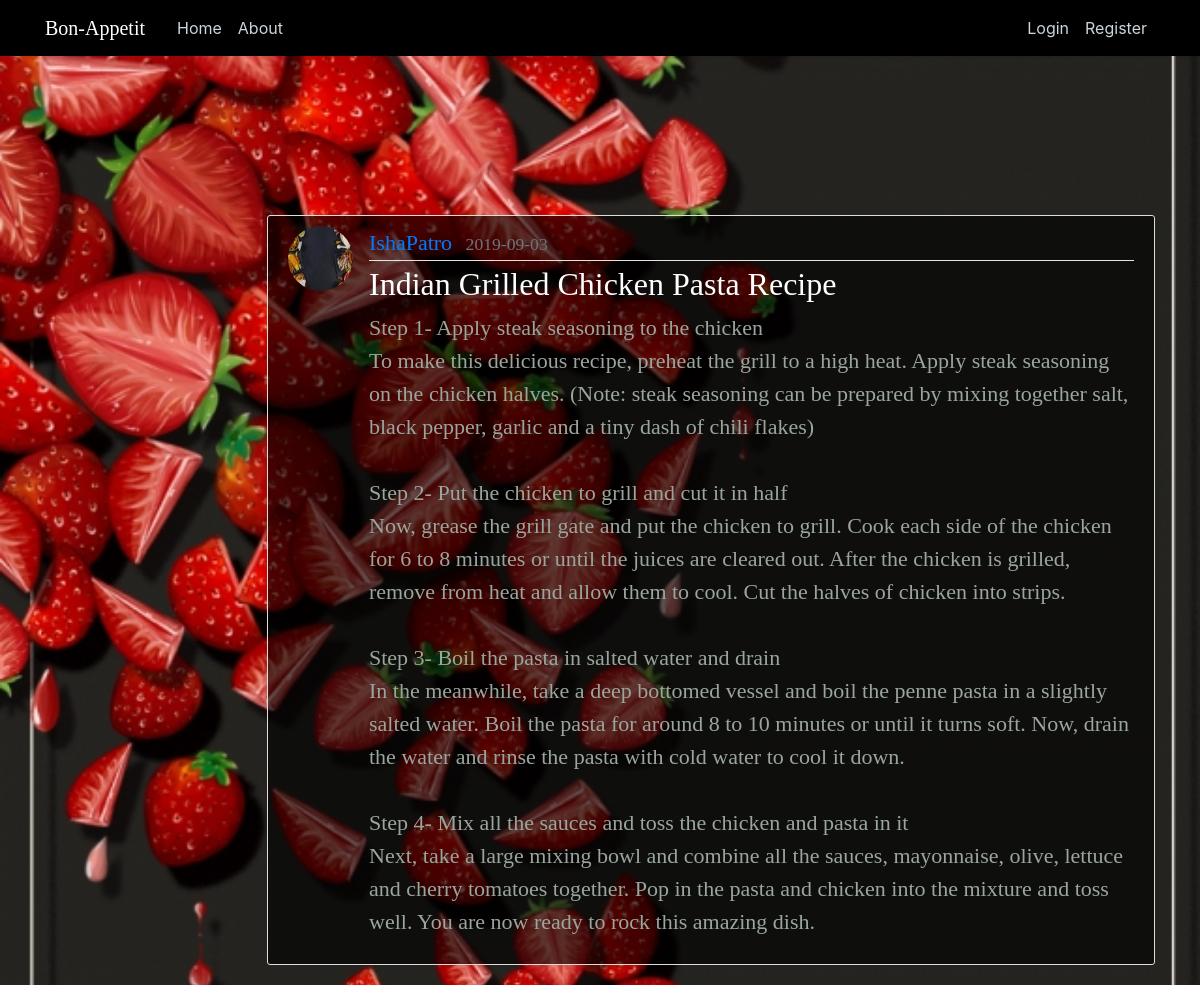
Page /post/34 on the committed database.
### flaskblog/models.py (models this page shows, shortened)
class User(db.Model, UserMixin):
    id = db.Column(db.Integer, primary_key=True)
    username = db.Column(db.String(20), unique=True, nullable=False)
    email = db.Column(db.String(120), unique=True, nullable=False)
    image_file = db.Column(db.String(20), nullable=False, default='default.jpg')
    password = db.Column(db.String(60), nullable=False)
    posts = db.relationship('Post', backref='author', lazy=True)

class Post(db.Model):
    id = db.Column(db.Integer, primary_key=True)
    title = db.Column(db.String(100), nullable=False)
    date_posted = db.Column(db.DateTime, nullable=False, default=datetime.utcnow)
    content = db.Column(db.Text, nullable=False)
    user_id = db.Column(db.Integer, db.ForeignKey('user.id'), nullable=False)

### flaskblog/routes.py (the view)
@app.route("/post/<int:post_id>")
def post(post_id):
    post = Post.query.get_or_404(post_id)
    return render_template('post.html', title=post.title, post=post)

### flaskblog/templates/post.html (shortened to what this page needs)
{% extends "layout.html" %}
{% block content %}
  <article class="media content-section" style="background-color: rgba(0,0,0,0.6); margin-left:20%;margin-top:10%;color:rgb(154, 166, 157);">
    <img class="rounded-circle article-img" src="{{ url_for('static', filename='profile_pics/' + post.author.image_file) }}">
    <div class="media-body" >
      <div class="article-metadata" >
        <a class="mr-2" href="{{ url_for('user_posts', username=post.author.username) }}">{{ post.author.username }}</a>
        <small class="text-muted">{{ post.date_posted.strftime('%Y-%m-%d') }}</small>
      </div>
      <h2 class="article-title" style="color:white">{{ post.title }}</h2>
      <p class="article-content">{{ post.content }}</p>
    </div>
  </article>
{% endblock content %}

### flaskblog/static/main.css (style rules this page uses)
body { background: #fafafa; color: #333333; margin-top: 5rem; }
h1, h2, h3, h4, h5, h6 { color: #444444; }
.content-section { background: #ffffff; padding: 10px 20px; border: 1px solid #dddddd; border-radius: 3px; margin-bottom: 20px; }
.article-title { color: #444444; }
.article-content { white-space: pre-line; }
.article-img { height: 65px; width: 65px; margin-right: 16px; }
.article-metadata { padding-bottom: 1px; margin-bottom: 4px; border-bottom: 1px solid #e3e3e3 }

### flaskblog/templates/layout.html (style rules this page uses)
.content-section { background-color: rgba(255,255,255,0.7); color: black; font-family: 'Playball', cursive; font-size: 22px; }
.article-title { color: #8a0404; font-family: 'Righteous', cursive; }

### rows in the picture
User: image_file (picture), author.username "IshaPatro"
Post: date_posted "2019-09-03", title "Indian Grilled Chicken Pasta Recipe", content "Step 1- Apply steak seasoning to the chicken To make this delicious recipe, preheat the grill to a high heat. Apply steak seasoning on the chicken halves. (Note: steak seasoning can be prepared by mixing together salt, black pepper, garlic and a tiny dash of chili flakes) Step 2- Put the chicken to grill and cut it in half Now, grease the grill gate and put the chicken to grill. Cook each side of the chicken for 6 to 8 minutes or until the juices are cleared out. After the chicken is grilled, remove from heat and allow them to cool. Cut the halves of chicken into strips. Step 3- Boil the pasta in salted water and drain In the meanwhile, take a deep bottomed vessel and boil the penne pasta…"
